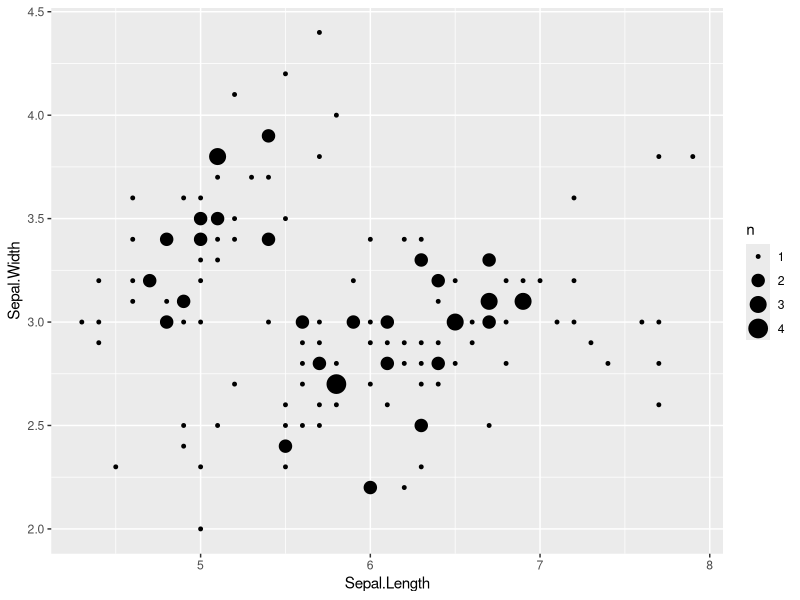
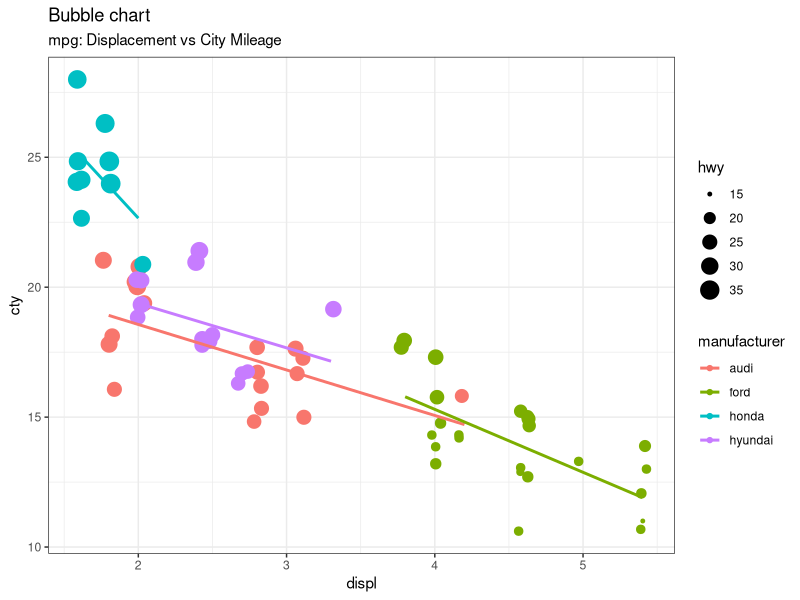

Source code (R) for these figures, in order:
#패키지 설치
install.packages("ggplot2") # (지정 후 ctrl + Enter)
library(ggplot2) #ggplot2패키지 내 함수들을 쓰겠다.

# 통계
# 데이터
# 내장 데이터
# iris
str(iris)
help(str) #도움말
?str #도움말

ggplot(data = iris, aes(x = Sepal.Length, y = Sepal.Width))+ geom_count()

# geom_point()#그래프 종류

# load package and data
library(ggplot2)
data(mpg, package="ggplot2")
# mpg <- read.csv("http://goo.gl/uEeRGu")

mpg_select <- mpg[mpg$manufacturer %in% c("audi", "ford", "honda", "hyundai"), ]

# Scatterplot
theme_set(theme_bw())  # pre-set the bw theme.
g <- ggplot(mpg_select, aes(displ, cty)) + 
  labs(subtitle="mpg: Displacement vs City Mileage",
       title="Bubble chart")

g + geom_jitter(aes(col=manufacturer, size=hwy)) + 
  geom_smooth(aes(col=manufacturer), method="lm", se=F)